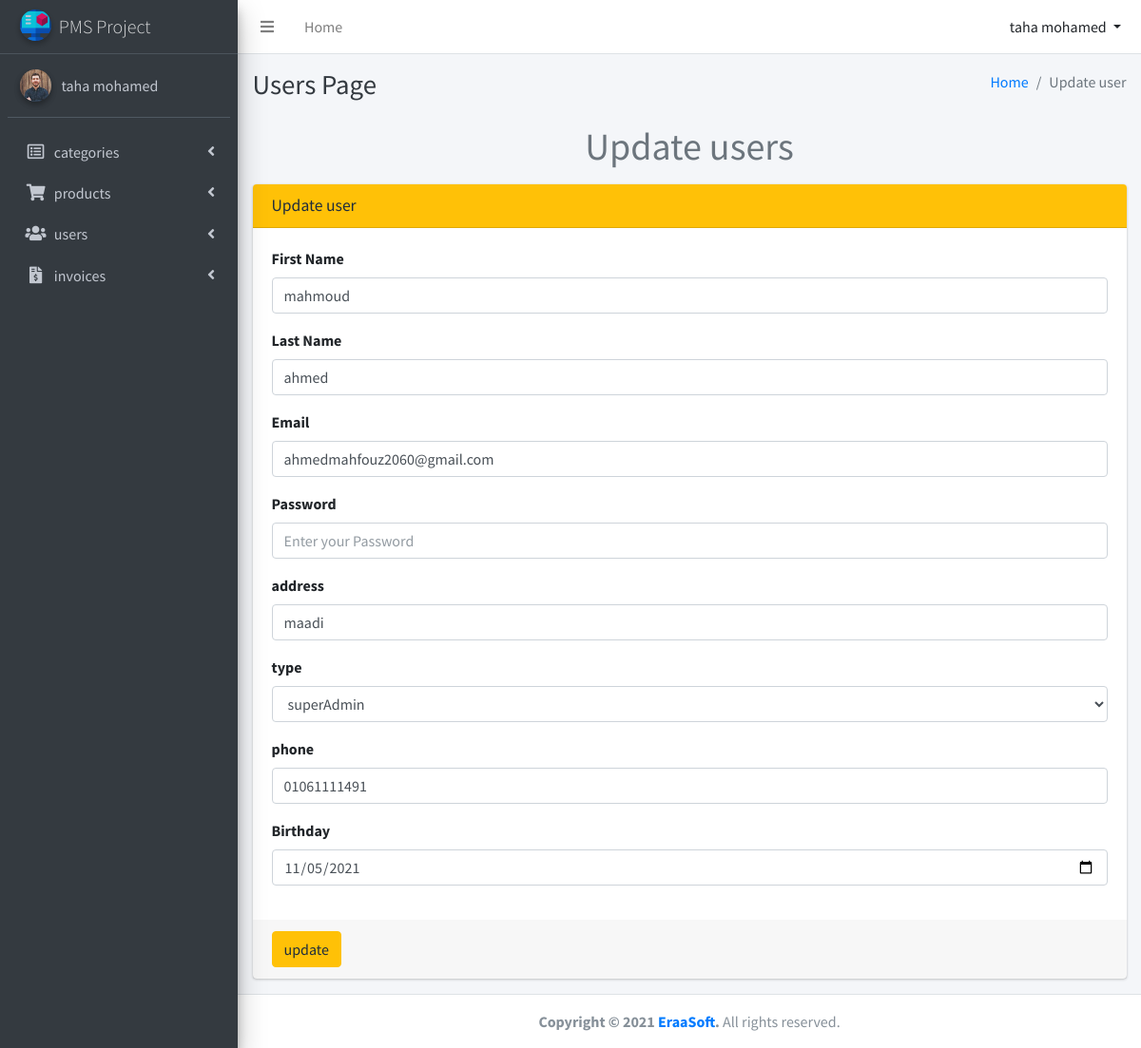
The app's page /pages/users/edit.php?id=3 (signed in) with its own data.
### tables this page shows
CREATE TABLE `users` (
  `id_user` int(11) UNSIGNED NOT NULL,
  `first_name` varchar(200) NOT NULL,
  `last_name` varchar(200) NOT NULL,
  `password` varchar(255) NOT NULL,
  `email` varchar(255) NOT NULL,
  `phone` varchar(255) NOT NULL,
  `address` varchar(255) NOT NULL,
  `type` varchar(200) NOT NULL,
  `birthday` varchar(200) NOT NULL
);

### core/database.php (called while the page is built, shortened)
<?php
function db_get_row($table, $condition){
    global $connection;
    $query ="SELECT * FROM `$table` WHERE $condition";
    $result = mysqli_query($connection,$query);
    if(mysqli_num_rows($result)>0){
        return mysqli_fetch_assoc($result);
    }else{
        return [];
    }
}

### pages/users/edit.php (the view, shortened to what this page needs)
<?php require_once '../../core/config.php'; ?>
<?php
    if(isset($_GET['id'])):
        $id = $_GET['id'];
    elseif(isset($_SESSION['id'])):
        $id = $_SESSION['id'];
    endif;
?>
<div class="content-wrapper">
  <div class="content-header">
    <div class="container-fluid">
      <div class="row mb-2">
        <div class="col-sm-6">
          <h1 class="m-0 text-dark">Users Page</h1>
        </div>
        <div class="col-sm-6">
          <ol class="breadcrumb float-sm-right">
            <li class="breadcrumb-item"><a href="<?php url("index")?>">Home</a></li>
            <li class="breadcrumb-item active">Update user</li>
          </ol>
        </div>
      </div>
    </div>
  </div>
  <div class="container">
    <div class="row">
      <div class="col-lg-12 text-center mb-2">
        <h1 class="text-secondary"> Update users</h1>
      </div>
    </div>
  </div>
  <section class="content">
    <div class="container-fluid">
      <div class="row">
        <div class="col-md-12">
          <div class="card card-warning">
            <div class="card-header">
              <h3 class="card-title">Update user </h3>
            </div>
            <?php $row = db_get_row("users","`id_user`= '$id'");?>
            <form role="form" action="<?php full_url("handlers/users/update.php?id=" . $id)?>" method="POST">
              <div class="card-body">
                <div class="form-group">
                  <label>First Name</label>
                  <input type="text" name="firstname"  value="<?= $row['first_name'];?>" class="form-control" placeholder="Enter your Name">
                </div>
                <div class="form-group">
                  <label>Last Name</label>
                  <input type="text" name="lastname" value="<?= $row['last_name'];?>" class="form-control" placeholder="Enter your Name">
                </div>
                <div class="form-group">
                  <label >Email</label>
                  <input type="email" class="form-control" value="<?= $row['email'];?>" placeholder="Enter your Email" name="email">
                </div>
                <div class="form-group">
                  <label >Password</label>
                  <input type="password" class="form-control"  placeholder="Enter your Password" name="password">
                </div>
                <div class="form-group">
                  <label >address</label>
                  <input type="text" class="form-control" value="<?= $row['address'];?>" placeholder="Enter your address" name="address">
                </div>
                <div class="form-group">
                  <label >type</label>
                  <select class="form-control" name="type">
                    <option value="<?=$row['type'];?>" selected ><?=$row['type'];?></option>
                  </select>
                </div>
                <div class="form-group">
                  <label >phone</label>
                  <input type="number" class="form-control" value = "<?= $row['phone'];?>" placeholder="Enter your phone" name="phone">
                </div>
                <div class="form-group">
                  <label >Birthday</label>
                  <input type="date" class="form-control" value = "<?= $row['birthday'];?>" placeholder="Enter your Birthday" name="birthday">
                </div>
              </div>
              <div class="card-footer">
                <button type="submit" name="submit" class="btn btn-warning">update</button>
              </div>
            </form>
          </div>
        </div>
      </div>
    </div>
  </section>
</div>

### records on screen
users: firstname "mahmoud", lastname "ahmed", email "ahmedmahfouz2060@gmail.com", address "maadi", type "superAdmin", phone "01061111491", birthday "11/05/2021"

### other values on screen
getSession('user')['user_name'] "taha mohamed"
